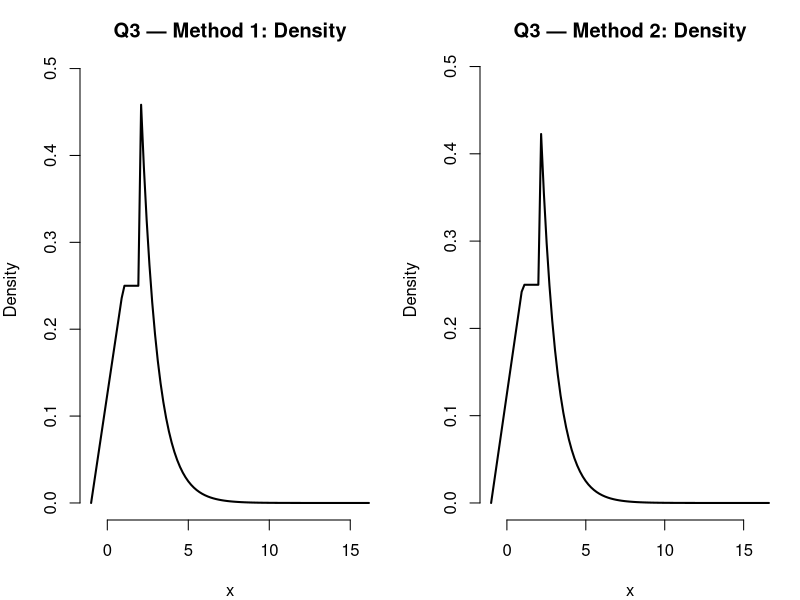
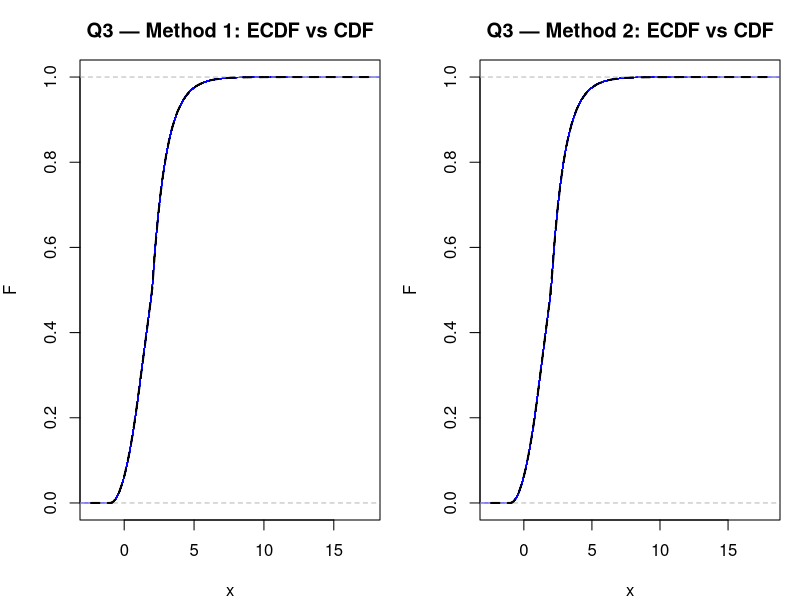

Generate these figures, in order, with R:
## Q3: three segments
## f(x) = (x+1)/8 on [-1,1),
##      = 1/4      on [1,2),
##      = 0.5*exp(-(x-2)) on [2,inf)

set.seed(42)
n  <- 1000000
p1 <- 1/4
p2 <- 1/4
p3 <- 1/2

## ---------- full pdf / cdf ----------
pdf_full <- function(x){
  y <- numeric(length(x))
  y[x >= -1 & x < 1] <- (x[x >= -1 & x < 1] + 1)/8
  y[x >= 1  & x < 2] <- 1/4
  y[x >= 2]          <- 0.5 * exp(-(x[x >= 2] - 2))
  y
}
cdf_full <- function(x){
  res <- numeric(length(x))
  res[x < -1] <- 0
  s1 <- x >= -1 & x < 1; res[s1] <- ((x[s1] + 1)^2)/16
  s2 <- x >= 1  & x < 2; res[s2] <- x[s2]/4
  s3 <- x >= 2;          res[s3] <- 1 - 0.5*exp(-(x[s3] - 2))
  res
}

## ---------- conditional inverses for sub-pdfs ----------
## segment 1: f1_cond(x) = (x+1)/2 on [-1,1) => F(x) = ((x+1)^2)/4 => x = -1 + 2*sqrt(u)
q1_cond <- function(u) -1 + 2 * sqrt(u)
## segment 2: Uniform[1,2)
q2_cond <- function(u) 1 + u
## segment 3: exp(-(x-2)) on [2,inf) => x = 2 - log(1-u)
q3_cond <- function(u) 2 - log(1 - u)

r_sub1 <- function(m) q1_cond(runif(m))
r_sub2 <- function(m) q2_cond(runif(m))
r_sub3 <- function(m) q3_cond(runif(m))

## ---------- theoretical moments ----------
mu1 <- 1/3; var1 <- 2/9
mu2 <- 1.5; var2 <- 1/12
mu3 <- 3;   var3 <- 1
mu_th  <- p1*mu1 + p2*mu2 + p3*mu3
var_th <- p1*(var1 + mu1^2) + p2*(var2 + mu2^2) + p3*(var3 + mu3^2) - mu_th^2

## =====================================================================
## Method 1: per-sample categorical classification (sample 1:3)
## =====================================================================
t1 <- system.time({
  ind1 <- sample(1:3, size = n, replace = TRUE, prob = c(p1, p2, p3))
  n1   <- sum(ind1 == 1)
  n2   <- sum(ind1 == 2)
  n3   <- sum(ind1 == 3)

  x1 <- numeric(n)
  x1[ind1 == 1] <- r_sub1(n1)
  x1[ind1 == 2] <- r_sub2(n2)
  x1[ind1 == 3] <- r_sub3(n3)

  m1  <- mean(x1)
  v1e <- var(x1)
})
cat(sprintf("Q3-Method1(per-sample cat): N1=%d, N2=%d, N3=%d, time=%.3fs\n", n1, n2, n3, t1["elapsed"]))

## =====================================================================
## Method 2: U ~ Unif[0,1], threshold + reuse U in conditional inverse
## =====================================================================
t2 <- system.time({
  U  <- runif(n)
  x2 <- numeric(n)

  idx1 <- (U < p1)
  idx2 <- (U >= p1 & U < p1 + p2)
  idx3 <- (!idx1 & !idx2)

  if (any(idx1)) {
    u1 <- U[idx1] / p1                          # [0, p1) -> [0,1]
    x2[idx1] <- q1_cond(u1)
  }
  if (any(idx2)) {
    u2 <- (U[idx2] - p1) / p2                   # [p1, p1+p2) -> [0,1]
    x2[idx2] <- q2_cond(u2)
  }
  if (any(idx3)) {
    u3 <- (U[idx3] - (p1 + p2)) / p3            # [p1+p2, 1] -> [0,1]
    x2[idx3] <- q3_cond(u3)
  }

  n1b <- sum(idx1); n2b <- sum(idx2); n3b <- sum(idx3)
  m2  <- mean(x2)
  v2e <- var(x2)
})
cat(sprintf("Q3-Method2(U->Fi^-1): N1=%d, N2=%d, N3=%d, time=%.3fs\n\n", n1b, n2b, n3b, t2["elapsed"]))

## ---------- print comparison ----------
cat("=== Q3: Theoretical vs Empirical ===\n")
cat(sprintf("Theory : mean=%.6f  var=%.6f\n", mu_th, var_th))
cat(sprintf("Method1: mean=%.6f  var=%.6f\n", m1, v1e))
cat(sprintf("Method2: mean=%.6f  var=%.6f\n\n", m2, v2e))

## ---------- plots ----------
png("q3_density_compare.png", 1600, 800, res = 150)
par(mfrow = c(1,2), mar = c(4,4,3,1))
hist(x1, breaks = "FD", freq = FALSE, col = "grey85", border = "white",
     main = "Q3 — Method 1: Density", xlab = "x")
curve(pdf_full(x), add = TRUE, lwd = 2)

hist(x2, breaks = "FD", freq = FALSE, col = "lightblue", border = "white",
     main = "Q3 — Method 2: Density", xlab = "x")
curve(pdf_full(x), add = TRUE, lwd = 2)
dev.off()

png("q3_cdf_compare.png", 1600, 800, res = 150)
par(mfrow = c(1,2), mar = c(4,4,3,1))
plot(ecdf(x1), main = "Q3 — Method 1: ECDF vs CDF", xlab = "x", ylab = "F", col = "blue")
curve(cdf_full(x), add = TRUE, lwd = 2, lty = 2)

plot(ecdf(x2), main = "Q3 — Method 2: ECDF vs CDF", xlab = "x", ylab = "F", col = "blue")
curve(cdf_full(x), add = TRUE, lwd = 2, lty = 2)
dev.off()
